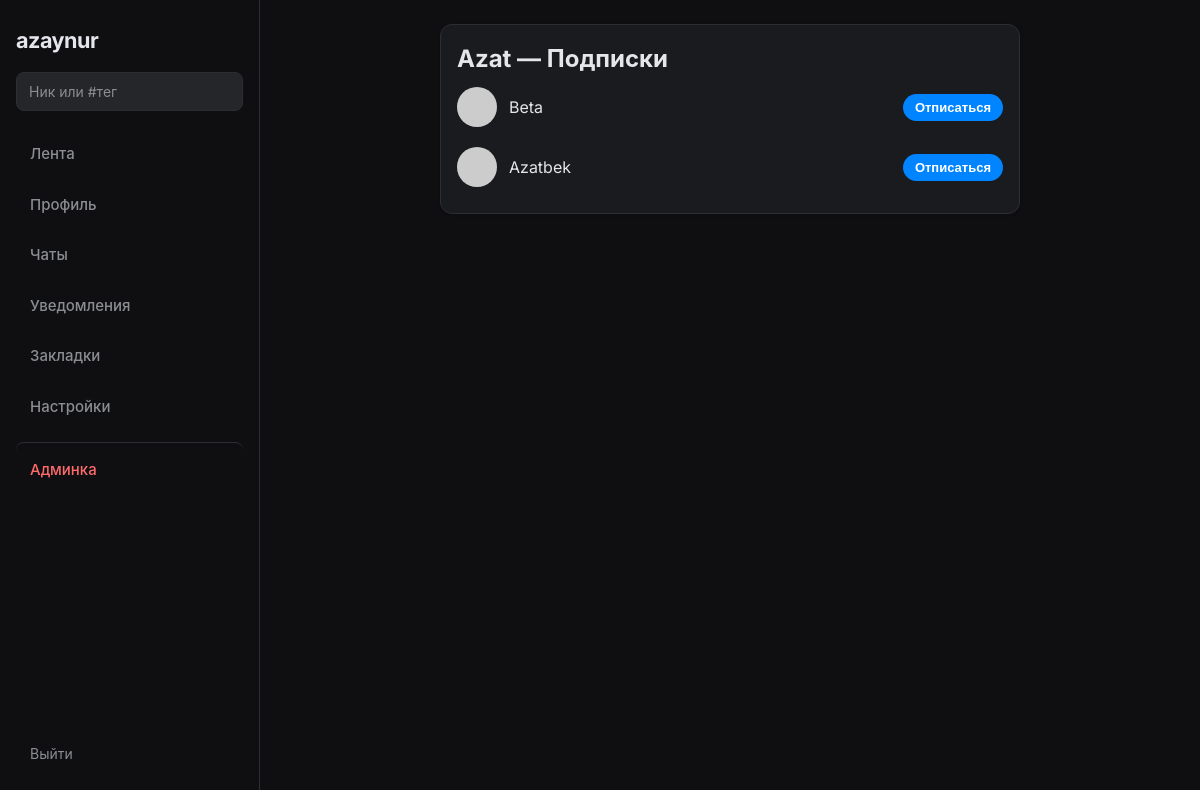
Screenshot of /u/Azat/following (signed in) with the database file from the repository.
### app.py (models this page shows, shortened)
class User(UserMixin, db.Model):
    id = db.Column(db.Integer, primary_key=True)
    username = db.Column(db.String(80), unique=True, nullable=False)
    email = db.Column(db.String(120), unique=True, nullable=False)
    password = db.Column(db.String(128), nullable=False)
    avatar = db.Column(db.String(200), default='default.jpg')
    bio = db.Column(db.String(500), nullable=True)
    is_verified = db.Column(db.Boolean, default=False)
    verification_type = db.Column(db.String(20), nullable=True)  # gold, vip, exclusive
    custom_status = db.Column(db.String(100), nullable=True)
    is_admin = db.Column(db.Boolean, default=False)
    banned_until = db.Column(db.DateTime, nullable=True)
    last_seen = db.Column(db.DateTime, nullable=True)

### app.py (the view)
@app.route('/u/<username>/following')
@login_required
def following(username):
    user = User.query.filter_by(username=username).first_or_404()
    fol = Follow.query.filter_by(follower_id=user.id).all()
    users = [User.query.get(f.following_id) for f in fol]
    following_ids = {f.following_id for f in Follow.query.filter_by(follower_id=current_user.id).all()}
    return render_template('follow_list.html', title='Подписки', user=user, users=users, following_ids=following_ids)

### app.py (called while the page is built)
@login_manager.user_loader
def load_user(user_id):
    return User.query.get(int(user_id))

@app.before_request
def update_last_seen():
    if current_user.is_authenticated:
        now = datetime.utcnow()
        if not current_user.last_seen or (now - current_user.last_seen).total_seconds() > 60:
            current_user.last_seen = now
            db.session.commit()

@app.before_request
def check_banned():
    if current_user.is_authenticated and getattr(current_user, 'banned_until', None) and current_user.banned_until and current_user.banned_until > datetime.utcnow():
        from flask_login import logout_user
        logout_user()
        flash('Ваш аккаунт заблокирован. Ожидайте окончания блокировки.')
        return redirect(url_for('login'))

@app.context_processor
def inject_globals():
    d = {'predefined_statuses': PREDEFINED_STATUSES}
    if current_user.is_authenticated:
        d['notifications_count'] = min(Notification.query.filter_by(user_id=current_user.id, read=False).count(), 99)
    else:
        d['notifications_count'] = 0
    return d

### templates/follow_list.html (shortened to what this page needs)
{% extends "base.html" %}
{% block content %}
<div class="feed-card">
    <h2><a href="{{ url_for('profile', username=user.username) }}">{{ user.username }}</a> — {{ title }}</h2>
    <ul class="search-users follow-list">
        {% for u in users %}
        <li>
            <a href="{{ url_for('profile', username=u.username) }}" class="search-user-item">
                <div class="mini-avatar">
                    <img src="{{ url_for('static', filename='uploads/avatars/' + u.avatar) }}" alt="" onerror="this.src='https://ui-avatars.com/api/?name={{ u.username }}&size=40&background=25262a&color=8a8d91';">
                </div>
                <span>{{ u.username }}</span>
            </a>
            {% if current_user.id != u.id %}
            <button type="button" class="btn-primary btn-sm follow-btn-inline {% if u.id in following_ids %}following{% endif %}" data-user-id="{{ u.id }}">{% if u.id in following_ids %}Отписаться{% else %}Подписаться{% endif %}</button>
            {% endif %}
        </li>
        {% endfor %}
    </ul>
</div>
{% endblock %}

### static/css/style.css (style rules this page uses)
:root { --bg-main: #0f0f12; --bg-card: #1a1b1e; --bg-input: #25262a; --border: 1px solid #2d2e33; --text-main: #e4e6eb; --text-dim: #8a8d91; --accent: #0084ff; --accent-hover: #006dd1; --error: #fa383e; --radius: 12px; --radius-sm: 8px; }
* { box-sizing: border-box; margin: 0; padding: 0; }
body { background-color: var(--bg-main); color: var(--text-main); font-family: 'Inter', -apple-system, BlinkMacSystemFont, sans-serif; min-height: 100vh; line-height: 1.5; }
a { color: inherit; text-decoration: none; }
.feed-card { background: var(--bg-card); border: var(--border); border-radius: var(--radius); padding: 16px; margin-bottom: 16px; box-shadow: 0 1px 3px rgba(0, 0, 0, 0.2); }
.mini-avatar { width: 40px; height: 40px; border-radius: 50%; overflow: hidden; flex-shrink: 0; background: var(--bg-input); }
.mini-avatar img { width: 100%; height: 100%; object-fit: cover; }
.btn-primary, .btn-primary-blue { background: var(--accent); color: #fff; border: none; padding: 10px 20px; border-radius: 20px; font-weight: 600; font-size: 14px; cursor: pointer; transition: background 0.2s; }
.btn-sm { padding: 6px 12px; font-size: 13px; }
.follow-list .search-user-item { flex: 1; }
.follow-list li { display: flex; align-items: center; gap: 12px; }
.search-users { list-style: none; }
.search-user-item { display: flex; align-items: center; gap: 12px; padding: 10px 0; color: inherit; }

### rows the page displays
User: username "Azat"
User: username "Beta", shows "Отписаться"
User: username "Azatbek", shows "Отписаться"

### other values shown
{{ title }} "Подписки"
